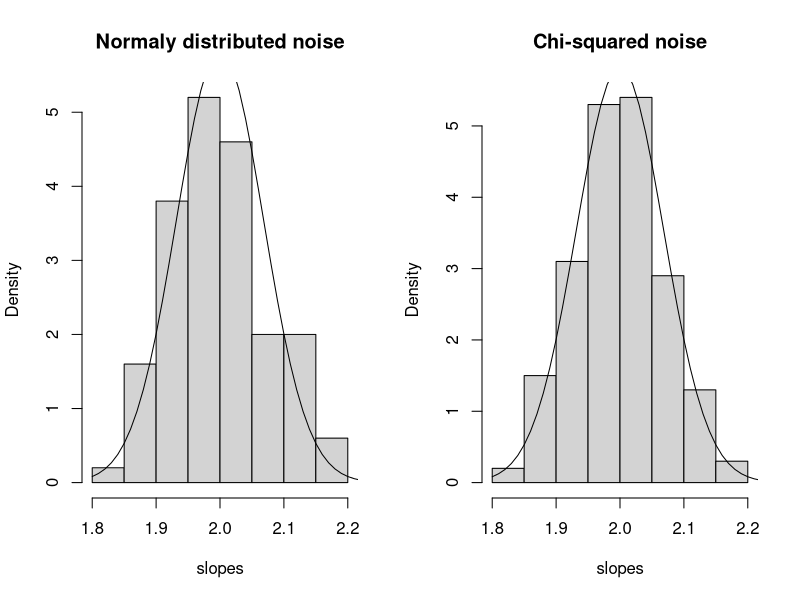

Recreate this plot in R.
#part a)
slopes <- c() #create an empty vector to store the slopes in
#create predictors
x   <- seq(1,40,1)  
#repeat 100 times
for (i in 1:100) {
  #simulate dependent variable
  y   <- 2*x+1+5*rnorm(length(x))
  reg <- lm(y~x) #fit a linear model
  slope  <- summary(reg)$coefficients[2]  #access the slope coefficient
  slopes <- c(slopes, slope)  #append it to vector
}

#part b)
par(mfrow=c(1,2)) #for two horisontal plots
hist(slopes, freq=FALSE, main = paste("Normaly distributed noise"))  #plot histogram of slopes
#append a column of ones to the design matrix, corresponding to the intercept
ones <- rep(1,length(x))
x <- cbind(ones, x)
#compute inverse of trnsopse(x)*x
inverse <- solve(t(x)%*%x)
#plot true density
lines(seq(1.8,2.3,by=0.01),dnorm(seq(1.8,2.3,by=0.01),mean=2,sd=5*sqrt(inverse[2,2])))

#part c)
#mean and standard error
mean <- mean(slopes)
std <- sd(slopes)

#part d)
x   <- seq(1,40,1)   #create predictors
#repeat 100 times
for (i in 1:100) {
  y   <- 2*x+1+5*(1-rchisq(length(x), df=1))/sqrt(2)
  reg <- lm(y~x)
  slope  <- summary(reg)$coefficients[2]  #access the slope
  slopes <- c(slopes, slope)  #append it to vector
}
hist(slopes, freq=FALSE, main = paste("Chi-squared noise"))  #plot histogram of slopes
lines(seq(1.8,2.3,by=0.01),dnorm(seq(1.8,2.3,by=0.01),mean=2,sd=5*sqrt(inverse[2,2])))
